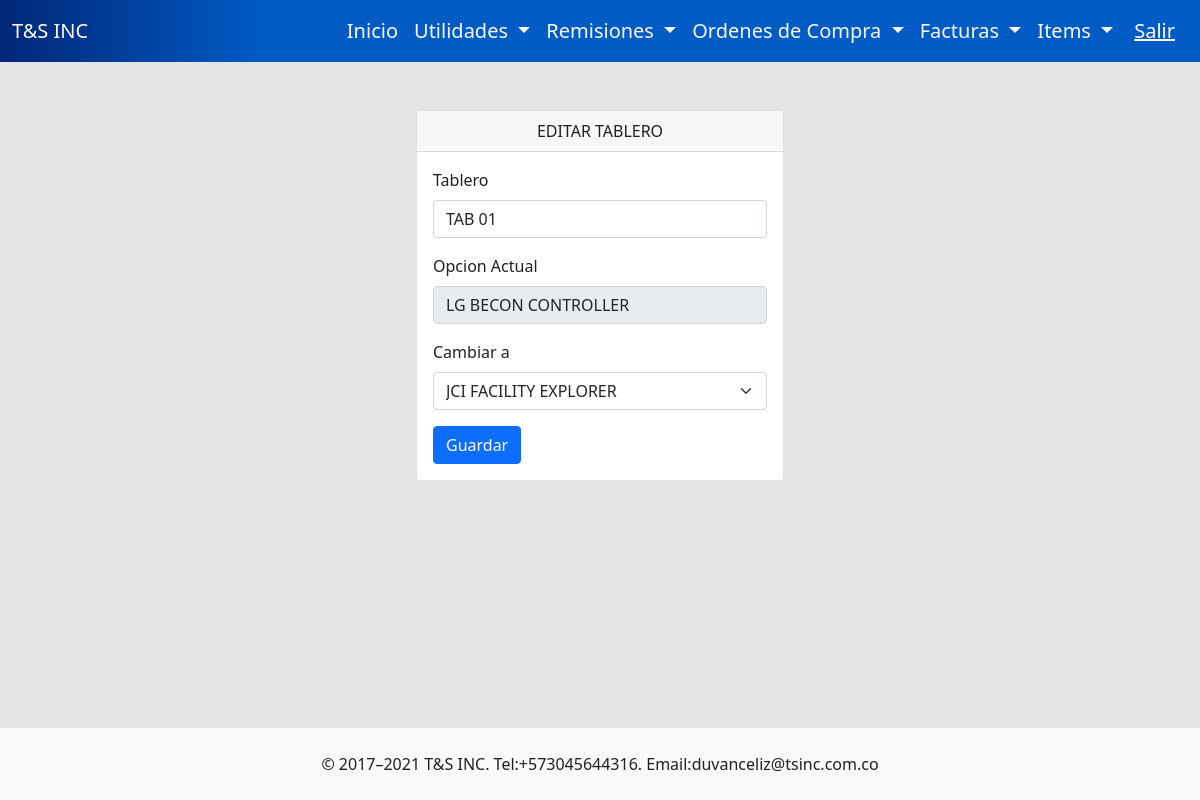
Screenshot of /edittab/?id=2 (signed in) with the database file from the repository.
### tsinc/models.py (models this page shows, shortened)
class Tabs(models.Model):
    tab_name = models.CharField(max_length=200, default=None)
    controller = models.CharField(max_length=100, null=True)
    chest_type = models.BooleanField(default=True)
    project = models.ForeignKey(Project,on_delete=models.CASCADE, related_name='tabs', null=True, blank=True)

### tsinc/views.py (the view, shortened to what this page needs)
# urls.py: path('edittab/', views.edit_tab, name='edit_tab'),
@login_required
def edit_tab(request):
    id = int(request.GET.get('id'))
    tab = get_object_or_404(Tabs,id=id)
    return render(request,'edittab.html',{'tab':tab})

### tsinc/context_processors.py (called while the page is built)
def folder_tree(request):
    folders = Folder.objects.select_related('parent').order_by('parent_id', 'order')
    return {
        'folder_tree':folders
    }

def get_user(request):
    return {
        'user':request.user
    }

### tsinc/templates/edittab.html (shortened to what this page needs)
{% extends 'layout.html' %} {% block body %} {% load static %}
<div class="container">
    <div class="row">
        <div class="col-4"></div>
        <div class="col-4">
             <div class="card">
                <div class="card-header text-center">
                    EDITAR TABLERO
                </div>
                <div class="card-body">
                     <form method="post">
                        <div class="mb-3">
                          <label for="exampleFormControlInput1" class="form-label">Tablero</label>
                          <input type="text" class="form-control" id="exampleFormControlInput1" value="{{tab.tab_name}}" name="tab">
                        </div>
                        <div class="mb-3">
                            <label for="exampleFormControlInput2" class="form-label">Opcion Actual</label>
                            <input type="text" class="form-control" id="exampleFormControlInput2" value="{{tab.controller}}" disabled>
                          </div>
                        <div class="mb-3">
                          <label for="option" class="form-label">Cambiar a</label>
                        <select class="form-select" aria-label="Default select example" id="option" name="option">
                            {%  if tab.controller != "JCI FACILITY EXPLORER" %}
                          <option value="2">JCI FACILITY EXPLORER</option>
                            {% endif %}
                        </select>
                      </div>
                        <button type="submit" class="btn btn-primary">Guardar</button>
                     </form>
                </div>
             </div>
        </div>
        <div class="col-4"></div>
    </div>
</div>
{% endblock %}

### tsinc/static/css/styles.css (style rules this page uses)
html, body { height: 100%; margin: 0; }

### rows the page displays
Tabs: tab "TAB 01", controller "LG BECON CONTROLLER", option "JCI FACILITY EXPLORER"
